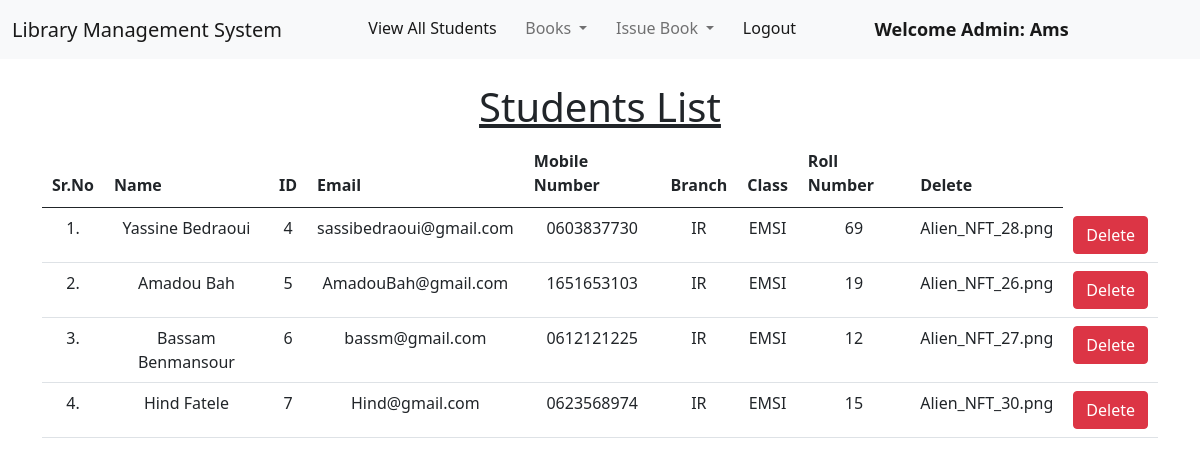
Screenshot of /view_students/ (signed in) with the database file from the repository.
### library/models.py (models this page shows, shortened)
class Student(models.Model):
    user = models.OneToOneField(User, on_delete=models.CASCADE)
    classroom = models.CharField(max_length=10)
    branch = models.CharField(max_length=10)
    roll_no = models.CharField(max_length=3, blank=True)
    phone = models.CharField(max_length=10, blank=True)
    image = models.ImageField(upload_to="", blank=True)

### library/views.py (the view)
# urls.py: path('view_students/',views.view_students, name='view_students'),
@login_required(login_url='/admin_login')
def view_students(request):
    students = Student.objects.all()
    return render(request,'view_students.html',{'students':students})

### library/templates/view_students.html (shortened to what this page needs)
{% extends 'admin_navbar.html' %}
{% load static %}
{% block content %}
<div class="container mt-4">
    <h1 class="text-center"><u>Students List</u></h1>
    <table class="table table-hover" id="example">
        <thead>
            <tr class="text-center">
                <th>Sr.No</th>
                <th>Name</th>
                <th>ID</th>
                <th>Email</th>
                <th>Mobile Number</th>
                <th>Branch</th>
                <th>Class</th>
                <th>Roll Number</th>
                <th>Delete</th>
            </tr>
        </thead>
        <tbody>
            {% for student in students %}
            <tr class="text-center">
                <td>{{forloop.counter}}.</td>
                <td>{{student.user.get_full_name}}</td>
                <td>{{student.user.id}}</td>
                <td>{{student.user.email}}</td>
                <td>{{student.phone}}</td>
                <td>{{student.branch}}</td>
                <td>{{student.classroom}}</td>
                <td>{{student.roll_no}}</td>
                <td>{{student.image}}</td>
                <td><a href="/delete_student/{{student.id}}/" class="btn btn-danger" onclick="return confirm('Are you sure you want to delete this student?')">Delete</a></td>
            </tr>
            {% endfor %}
        </tbody>
    </table>
    </div>
{% endblock content %}

### library/templates/admin_navbar.html (shortened to what this page needs)
<!doctype html>
<html lang="en">
  <head>
    <link href="https://cdn.jsdelivr.net/npm/bootstrap@5.1.0/dist/css/bootstrap.min.css" rel="stylesheet">
    <link rel="stylesheet" href="https://cdn.datatables.net/1.10.25/css/jquery.dataTables.min.css">
    <link rel="stylesheet" href="https://cdn.datatables.net/buttons/1.7.1/css/buttons.dataTables.min.css">
  </head>
  <body>
    <nav class="navbar navbar-expand-lg navbar-light bg-light">
        <div class="container-fluid">
          <a class="navbar-brand" href="#">Library Management System</a>
          <div class="collapse navbar-collapse" id="navbarSupportedContent">
            <ul class="navbar-nav me-auto mb-2 mb-lg-0">
              <li class="nav-item">
                <a class="nav-link active" aria-current="page" href="/view_students/">View All Students</a>
              </li>
              <li class="nav-item dropdown">
                <a class="nav-link dropdown-toggle" href="#" id="navbarDropdown" role="button" data-bs-toggle="dropdown" aria-expanded="false">
                  Books
                </a>
              </li>
              <li class="nav-item dropdown">
                <a class="nav-link dropdown-toggle" href="#" id="navbarDropdown" role="button" data-bs-toggle="dropdown" aria-expanded="false">
                  Issue Book
                </a>
              </li>
              <li class="nav-item">
                <a class="nav-link active" aria-current="page" href="/logout/">Logout</a>
              </li>
              <li class="nav-item">
                <a style="font-weight:600; font-family:'Segoe UI', Tahoma, Geneva, Verdana, sans-serif; font-size: large;" class="nav-link active" href="#">Welcome Admin: {{request.user}}</a>
              </li>
            </ul>
          </div>
        </div>
      </nav>
      {% block content %}
      {% endblock content %}
  </body>
</html>

### rows the page displays
Student: user.get_full_name "Yassine Bedraoui", user.id "4", user.email "sassibedraoui@gmail.com", phone "0603837730", branch "IR", classroom "EMSI", roll_no "69", image "Alien_NFT_28.png"
Student: user.get_full_name "Amadou Bah", user.id "5", user.email "AmadouBah@gmail.com", phone "1651653103", branch "IR", classroom "EMSI", roll_no "19", image "Alien_NFT_26.png"
Student: user.get_full_name "Bassam Benmansour", user.id "6", user.email "bassm@gmail.com", phone "0612121225", branch "IR", classroom "EMSI", roll_no "12", image "Alien_NFT_27.png"
Student: user.get_full_name "Hind Fatele", user.id "7", user.email "Hind@gmail.com", phone "0623568974", branch "IR", classroom "EMSI", roll_no "15", image "Alien_NFT_30.png"

### other values shown
{{ request.user }} "Ams"
